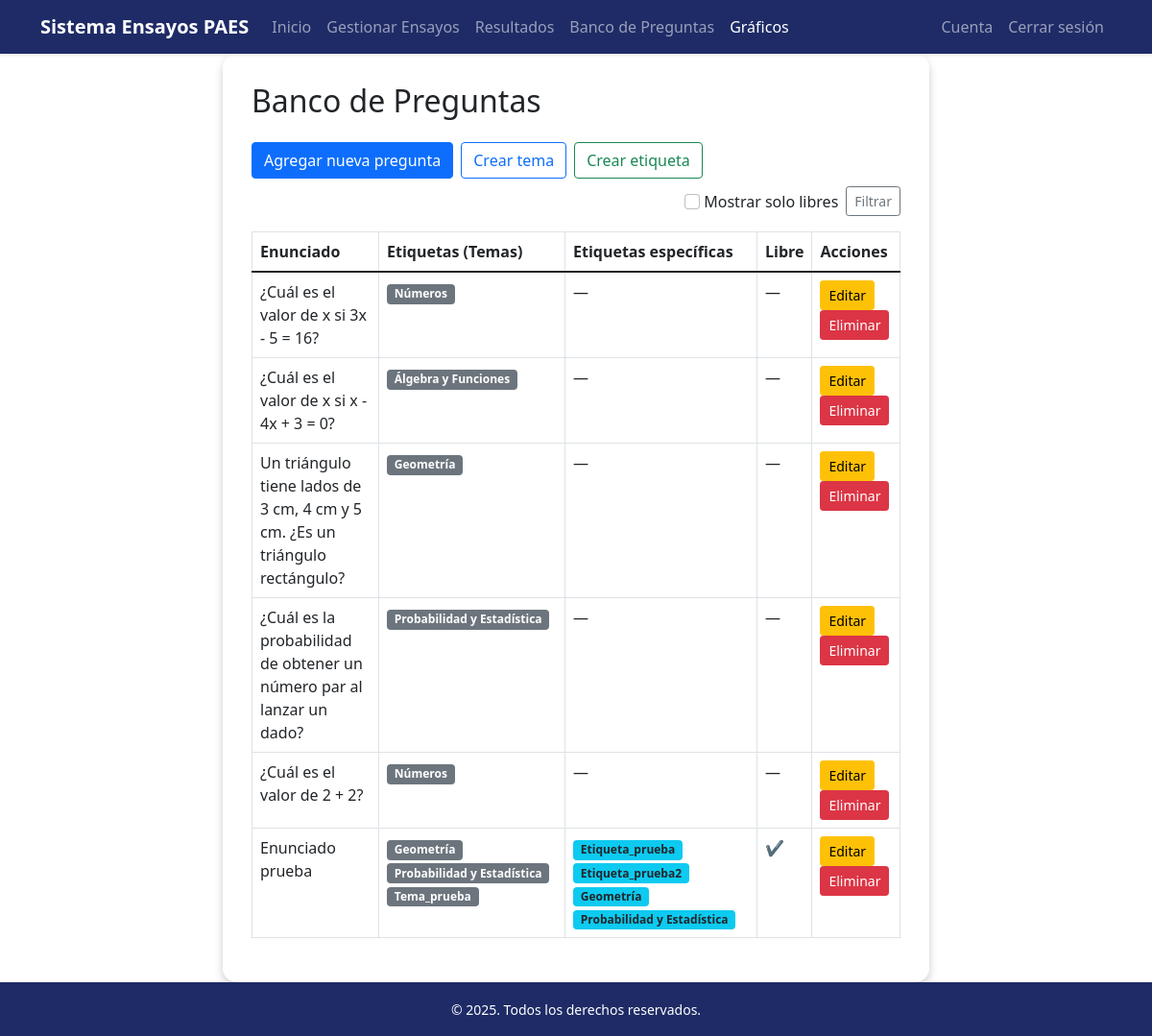
/docente/preguntas/, run on the app's committed database.
### AutoridadDocente/models.py (models this page shows, shortened)
class Pregunta(models.Model):
    enunciado = models.TextField()
    opciones = models.JSONField()
    respuesta_correcta = models.CharField(max_length=1)
    temas = models.ManyToManyField(Tema)
    is_free = models.BooleanField(default=False)  # NUEVO
    tags = models.ManyToManyField(Tag, blank=True, related_name="preguntas")  # NUEVO

class Tema(models.Model):
    nombre = models.CharField(max_length=100)

class Tag(models.Model):
    name = models.CharField(max_length=64, unique=True)
    slug = models.SlugField(max_length=80, unique=True)
    class Meta:
        ordering = ["name"]

### AutoridadDocente/views.py (the view)
# urls.py: path('preguntas/', views.listar_preguntas, name='listar_preguntas'),
def listar_preguntas(request):
    solo_libres = request.GET.get('libres') == '1'
    preguntas = Pregunta.objects.all().prefetch_related('temas')
    if solo_libres and hasattr(Pregunta, 'is_free'):
        preguntas = preguntas.filter(is_free=True)
    context = {
        'preguntas': preguntas,
        'solo_libres': solo_libres,
    }
    return render(request, 'preguntas/listar.html', context)

### AutoridadDocente/templates/preguntas/listar.html (shortened to what this page needs)
{% extends 'base_docente.html' %}
{% block navegacion %}
<li class="nav-item"><a class="nav-link" href="{% url 'docente_index' %}">Inicio</a></li>
<li class="nav-item"><a class="nav-link" href="{% url 'listar_ensayos' %}">Gestionar Ensayos</a></li>
<li class="nav-item"><a class="nav-link" href="{% url 'resultados_docente' %}">Resultados</a></li>
<li class="nav-item"><a class="nav-link" href="{% url 'listar_preguntas' %}">Banco de Preguntas</a></li>
<li class="nav-item"><a class="nav-link active" href="{% url 'graficos_docente' %}">Gráficos</a></li>
{% endblock %}
{% block cuenta-atras %}
<li class="nav-item"><a class="nav-link" href="{% url 'cuenta_docente' %}">Cuenta</a></li>
<li class="nav-item"><a href="{% url 'logout' %}" class="nav-link">Cerrar sesión</a></li>
{% endblock %}
{% block content %}
<h2 class="mb-4">Banco de Preguntas</h2>
<div class="d-flex flex-wrap gap-2 align-items-center mb-3">
  <a href="{% url 'crear_pregunta' %}" class="btn btn-primary">Agregar nueva pregunta</a>
  <a href="{% url 'crear_tema' %}" class="btn btn-outline-primary">Crear tema</a>
  <a href="{% url 'crear_tag' %}" class="btn btn-outline-success">Crear etiqueta</a>
  <form method="get" class="d-flex align-items-center gap-2 ms-auto">
    <label class="form-check-label">
      <input class="form-check-input" type="checkbox" name="libres" value="1" {% if solo_libres %}checked{% endif %}>
      Mostrar solo libres
    </label>
    <button type="submit" class="btn btn-outline-secondary btn-sm">Filtrar</button>
  </form>
</div>
<table class="table table-bordered">
  <thead>
    <tr>
      <th>Enunciado</th>
      <th>Etiquetas (Temas)</th>
      <th>Etiquetas específicas</th>
      <th>Libre</th>
      <th>Acciones</th>
    </tr>
  </thead>
  <tbody>
    {% for pregunta in preguntas %}
    <tr>
      <td>{{ pregunta.enunciado|truncatechars:100 }}</td>
      <td>
        {% for tema in pregunta.temas.all %}
          <span class="badge bg-secondary">{{ tema.nombre }}</span>
        {% empty %} — {% endfor %}
      </td>
      <td>
        {% for tag in pregunta.tags.all %}
          <span class="badge bg-info text-dark">{{ tag.name }}</span>
        {% empty %} — {% endfor %}
      </td>
      <td>{% if pregunta.is_free %}✔{% else %}—{% endif %}</td>
      <td>
        <a href="{% url 'editar_pregunta' pregunta.id %}" class="btn btn-sm btn-warning">Editar</a>
        <a href="{% url 'eliminar_pregunta' pregunta.id %}" class="btn btn-sm btn-danger">Eliminar</a>
      </td>
    </tr>
    {% empty %}
      <tr><td colspan="5">No hay preguntas registradas.</td></tr>
    {% endfor %}
  </tbody>
</table>
{% endblock %}

### data on the page
Pregunta: enunciado "¿Cuál es el valor de x si 3x - 5 = 16?"
Tema: nombre "Números"
Pregunta: enunciado "¿Cuál es el valor de x si x - 4x + 3 = 0?"
Tema: nombre "Álgebra y Funciones"
Pregunta: enunciado "Un triángulo tiene lados de 3 cm, 4 cm y 5 cm. ¿Es un triángulo rectángulo?"
Tema: nombre "Geometría"
Pregunta: enunciado "¿Cuál es la probabilidad de obtener un número par al lanzar un dado?"
Tema: nombre "Probabilidad y Estadística"
Pregunta: enunciado "¿Cuál es el valor de 2 + 2?"
Pregunta: enunciado "Enunciado prueba"
Tema: nombre "Tema_prueba"
Tag: name "Etiqueta_prueba"
Tag: name "Etiqueta_prueba2"
Tag: name "Geometría"
Tag: name "Probabilidad y Estadística"
